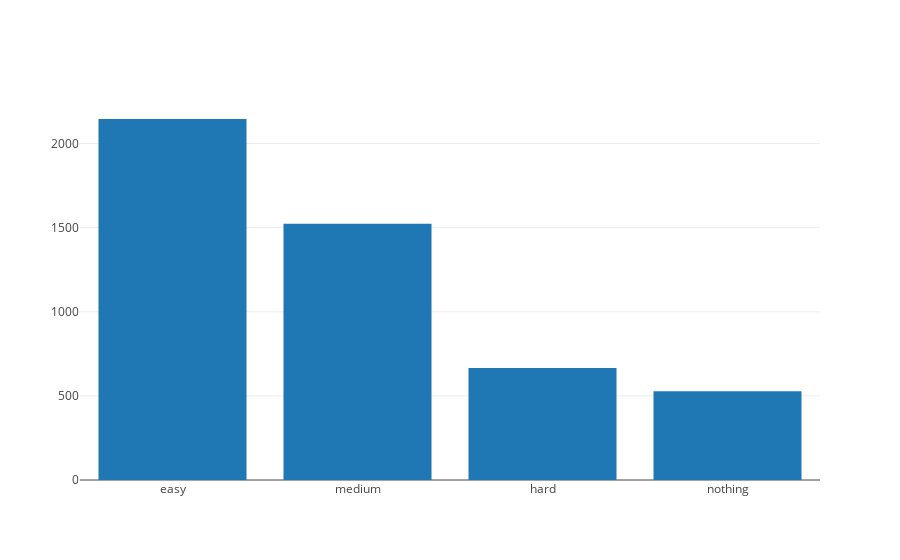

Notebook code for this chart:
### Markdown cell above
We know users have differing preferences for how difficult they want their interventions to be.

Ie, if you ask them during onboarding the following question "How aggressive would you like HabitLab to be in reducing your time online" then the answers are as follows

### Code cell
from initial_difficulty_choice_utils import plot_initial_chosen_difficulties
plot_initial_chosen_difficulties()

### Figure 1 — Plotly figure (JSON) as saved in the notebook; plotly's stock layout.template omitted (floating-point values rounded to 4 significant figures)
{"data": [{"type": "bar", "uid": "3539e3fb-e07d-489c-8272-d44777caeec6", "x": ["easy", "medium", null, "hard", "nothing"], "y": [2146, 1523, 833, 666, 527]}], "layout": {}}
